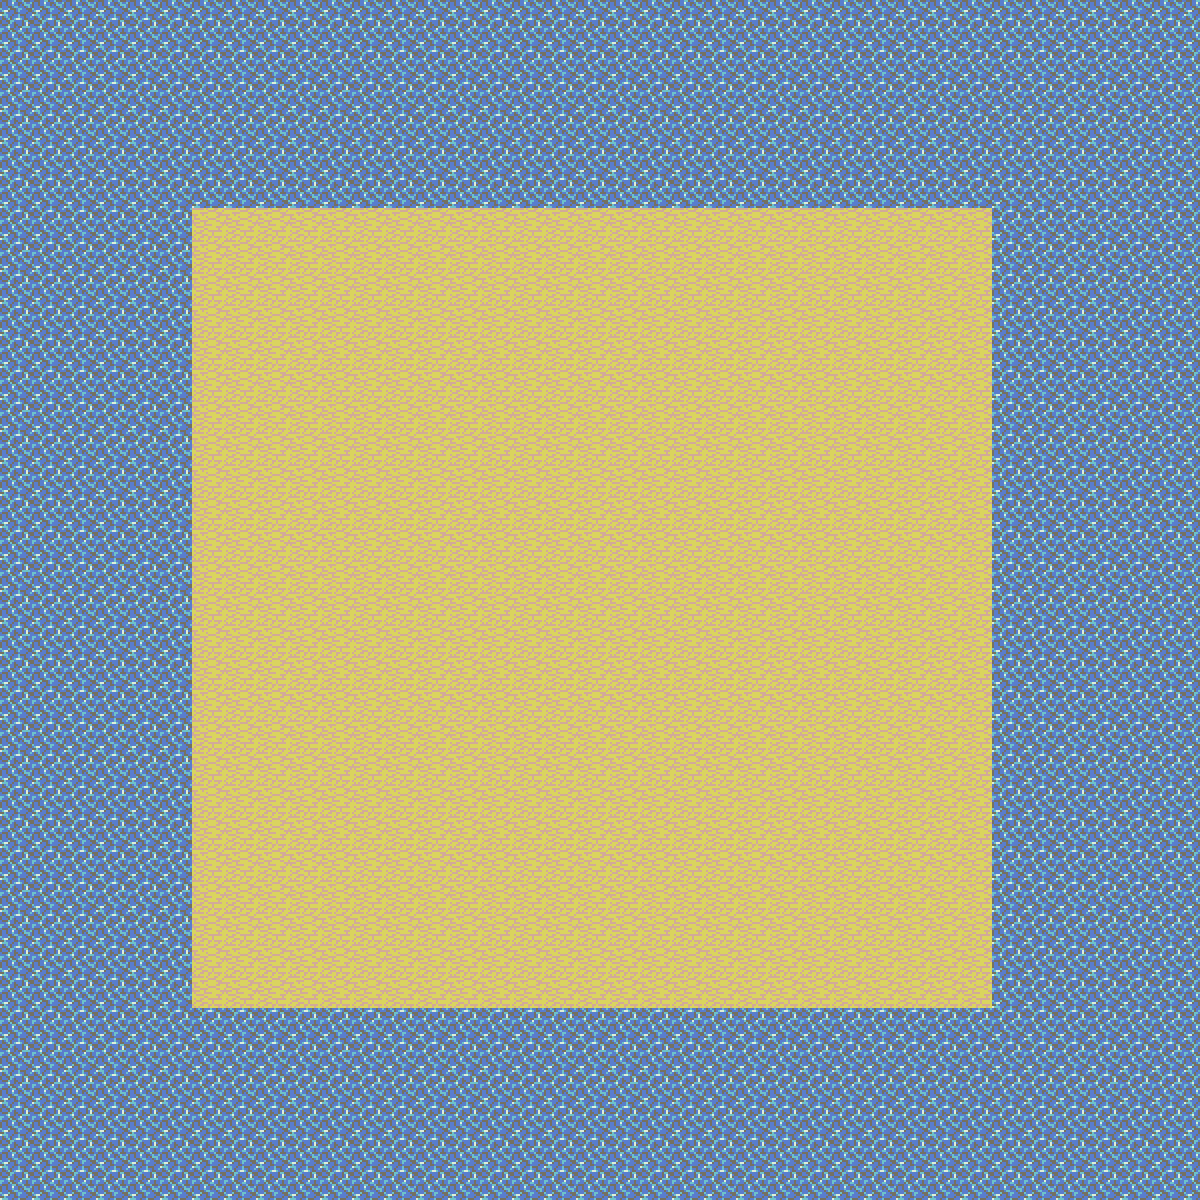

This is a level from a 2D game, rendered from its Tiled map with the project's own tilesets. A one-line summary and the map file follow, with tile-layer data summarised:
An orthogonal 75x75 tile map with 16x16 px tiles, 2 tile layers (Agua, Suelo).

<map version="1.0" orientation="orthogonal" renderorder="right-down" width="75" height="75" tilewidth="16" tileheight="16" nextobjectid="1">
 <tileset firstgid="1" name="Sprites2" tilewidth="16" tileheight="16" tilecount="1344">
  <image source="Sprites2.png" width="768" height="448" />
 </tileset>
 <layer name="Agua" width="75" height="75">
  <data>[5625 cells, 5625 non-empty, 4 distinct tile ids]</data>
 </layer>
 <layer name="Suelo" width="75" height="75">
  <data>[5625 cells, 2500 non-empty, 4 distinct tile ids]</data>
 </layer>
</map>
